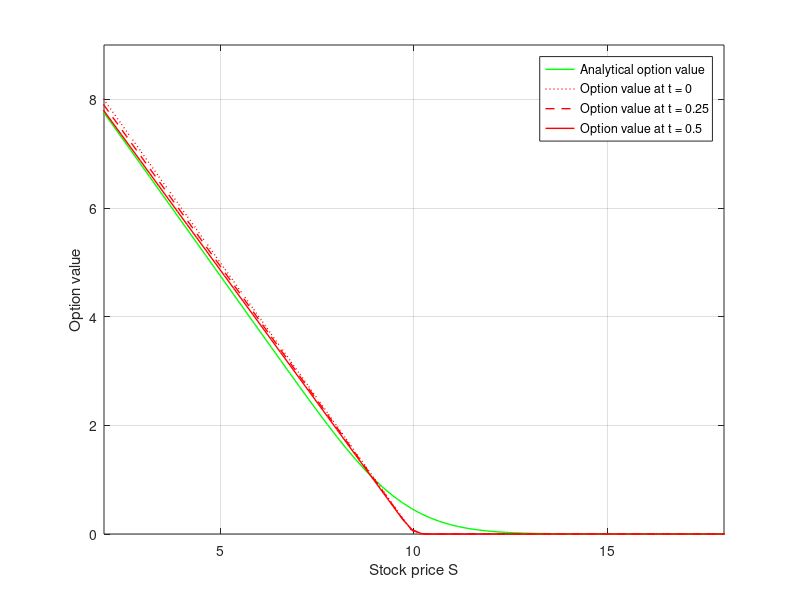

The MATLAB script that drew this image:
clc; close all; clear all;
N = 121; M = 30;
X = 10; T = 0.5; r = 0.05; sigma = 0.20;
smin = 1;
smax = 30;
S = linspace(smin,smax,N);
dt = T/M;
y = log(S);
c = 1.5;
dy =  y(2)-y(1);
[call, put] = blsprice(S,X,r,T,sigma);
phi = zeros(N,N);
for j = 1:N
    y(j) = (j-1)*dy;
end
for i = 1:N
    for j = 1:N
        phi(i,j) = exp(-(c*(y(i)-y(j)))^2);
    end
end
Ly =  zeros(N,N);
Lyy =  zeros(N,N);
L = phi;
for i = 1:N
    for j = 1:N
        Ly(i,j) = -2*c^2*(y(i)-y(j))*exp(-(c*(y(i)-y(j)))^2);
    end
end
for i = 1:N
    for j = 1:N
        Lyy(i,j) = 2*c^2*exp(-(c*(y(i)-y(j)))^2)*(2*c*c*(y(i)-y(j))^2 - 1);
    end
end
P=r*(eye(N))-(0.5*sigma^2)*(pinv(L)*Lyy)-(r-(0.5*sigma^2))*(pinv(L)*Ly);
Uo = max(X-S,0);
alphao = pinv(L)*(Uo');
alpha = zeros(N,1);
Unn = zeros(N,M);
for n = 1:M
    t = n*dt;
    F1 = -dt*P*alphao;
    F2 = -dt*P*(alphao + 0.5*F1);
    alpha = alphao + 0.5*(F1 + F2);
    Un = L*alpha;
    Unn(1,n) = X*exp(-r*t);
    for j=2:N
        Unn(j,n)=Un(j);
    end
    alpha = L\Un;
    alphao = alpha;
end
tmp = 0;
for i = 1:N
    sum = tmp + (abs(put(i)- Un(i)))^2;
    tmp = sum;
end
RMSE = sqrt(sum/N);

figure(1)
plot(S,put,'-g','linewidth',1)
hold on
grid on
legend('Analytical option value')
plot(S,Unn(:,1),':r','linewidth',1)
hold on
legend('Analytical option value','Option value at t = 0')
plot(S,Unn(:,round(M/2)),'--r','linewidth',1)
hold on
legend('Analytical option value','Option value at t = 0','Option value at t = 0.25')
plot(S,Unn(:,M),'-r','linewidth',1)
hold on
legend('Analytical option value','Option value at t = 0','Option value at t = 0.25','Option value at t = 0.5')
axis([2 18 0 9])
hold off
xlabel('Stock price S')
ylabel('Option value')




